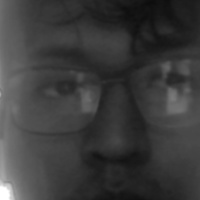
#> input picture Backend/src/Desconocidos/desconocido_2025-10-12_11-49-30.jpg, 200 x 200 px, given in place of the camera
$ python captura_rostros.py ../src/Desconocidos/desconocido_2025-10-12_11-49-30.jpg
#> lines starting #> are read from the running program, lines starting #| are printed output that depends on the picture
import cv2
import os
import imutils
import sys
import hashlib
import mysql.connector
import subprocess
import numpy as np
from datetime import datetime

# ==============================================
# 🔧 Conexión a base de datos
# ==============================================
def get_connection():
    return mysql.connector.connect(
        host="localhost",
        user="root",
        password="211221",
        database="dbia"
    )

# ==============================================
# 📂 Rutas y configuración
# ==============================================
BASE_DIR = os.path.dirname(os.path.dirname(os.path.abspath(__file__)))
dataPath = os.path.join(BASE_DIR, "output", "2025-1")
MAX_FOTOS = 150

# ==============================================
# 🧍‍♂️ Código del estudiante
# ==============================================
if len(sys.argv) > 1:
    codigo_estudiante = sys.argv[1]
else:
    print("⚠️ No se recibió código de estudiante. Se usará 'desconocido'.")
    codigo_estudiante = "desconocido"

personPath = os.path.join(dataPath, codigo_estudiante)
os.makedirs(personPath, exist_ok=True)

print(f"📁 Carpeta lista para el dataset: {personPath}")

# ==============================================
# 🎥 Iniciar cámara
# ==============================================
cap = cv2.VideoCapture(0, cv2.CAP_DSHOW)
if not cap.isOpened():
    print("❌ ERROR: No se pudo acceder a la cámara.")
    sys.exit()

# ==============================================
# 🤖 Clasificador y detección de rostros
# ==============================================
faceClassif = cv2.CascadeClassifier(
    cv2.data.haarcascades + 'haarcascade_frontalface_default.xml'
)

# ==============================================
# 🧠 Variables de control
# ==============================================
count = 0
hash_md5 = hashlib.md5()
capturas_validas = 0
ult_centro = None  # Para verificar estabilidad del rostro

print(f"\n📸 Iniciando captura precisa de {MAX_FOTOS} imágenes para {codigo_estudiante}...\n")
print("👉 Mantén tu rostro centrado y estable frente a la cámara.")

# ==============================================
# 🔁 Bucle principal de captura
# ==============================================
while True:
    ret, frame = cap.read()
#> frame is the input picture: shape (200, 200, 3); min 13, max 255, mean 59.7
    if not ret:
        print("❌ No se pudo leer el frame de la cámara.")
        break

    frame = imutils.resize(frame, width=900)
#> frame: shape (900, 900, 3)
    gray = cv2.cvtColor(frame, cv2.COLOR_BGR2GRAY)
    gray = cv2.equalizeHist(gray)
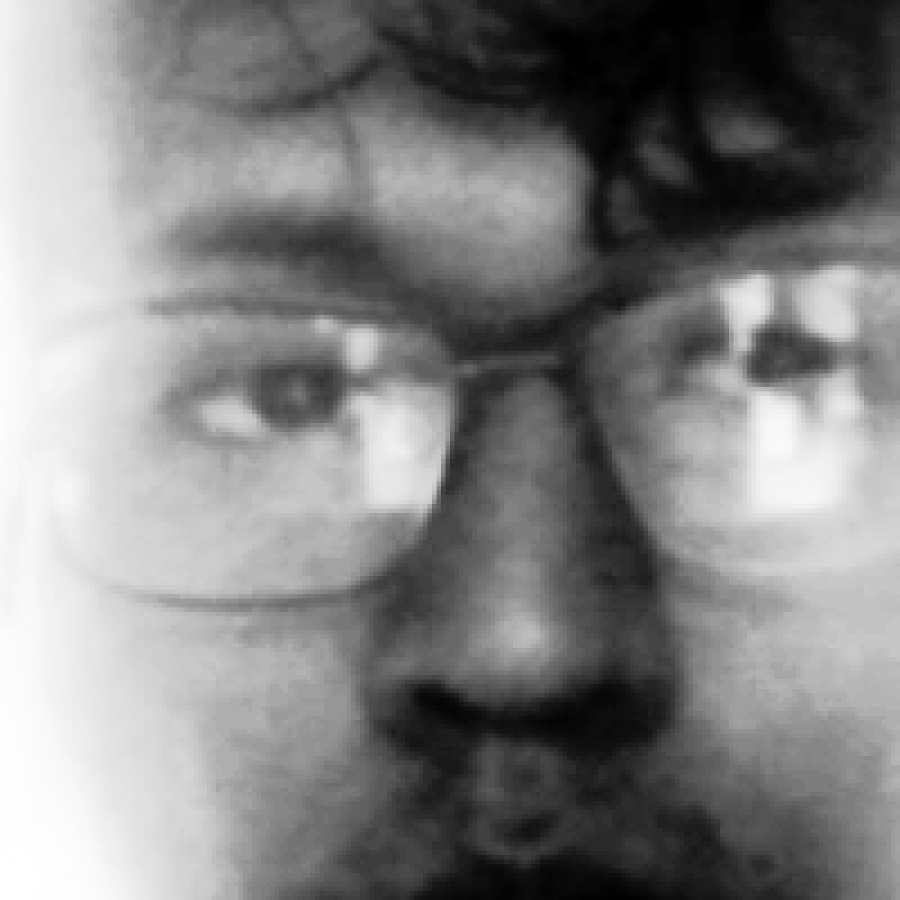
#> gray: shape (900, 900); min 0, max 255, mean 129.1

    # Detección de rostros con mayor precisión
    faces = faceClassif.detectMultiScale(
        gray,
        scaleFactor=1.05,   # más sensible
        minNeighbors=6,     # menos falsos positivos
        minSize=(100, 100)
    )
#> faces = ()

    auxFrame = frame.copy()

    for (x, y, w, h) in faces:
        # Filtrar rostros que no estén centrados o que cambien mucho de posición
        centro_actual = (x + w // 2, y + h // 2)
        if ult_centro:
            dist = np.linalg.norm(np.array(centro_actual) - np.array(ult_centro))
            if dist > 40:  # el rostro se movió mucho, no capturar
                cv2.putText(frame, "⚠️ Mueve menos tu rostro", (20, 40),
                            cv2.FONT_HERSHEY_SIMPLEX, 0.7, (0, 0, 255), 2)
                ult_centro = centro_actual
                continue
        ult_centro = centro_actual

        # Dibujar marco
        cv2.rectangle(frame, (x, y), (x + w, y + h), (0, 255, 0), 2)

        rostro = auxFrame[y:y + h, x:x + w]
        rostro = cv2.resize(rostro, (200, 200), interpolation=cv2.INTER_CUBIC)

        # Validar iluminación: evitar capturas muy oscuras
        brillo = np.mean(cv2.cvtColor(rostro, cv2.COLOR_BGR2HSV)[:, :, 2])
        if brillo < 60:
            cv2.putText(frame, "⚠️ Iluminación insuficiente", (20, 70),
                        cv2.FONT_HERSHEY_SIMPLEX, 0.7, (0, 165, 255), 2)
            continue

        # Guardar imagen
        nombre_archivo = f'rostro_{count}.jpg'
        ruta_completa = os.path.join(personPath, nombre_archivo)
        cv2.imwrite(ruta_completa, rostro)

        # Generar hash
        with open(ruta_completa, "rb") as f:
            hash_md5.update(f.read())

        count += 1
        capturas_validas += 1

        cv2.putText(frame, f"Captura: {count}/{MAX_FOTOS}", (20, 100),
                    cv2.FONT_HERSHEY_SIMPLEX, 0.8, (0, 255, 0), 2)

        # Esperar un momento para evitar fotos repetidas iguales
        cv2.waitKey(80)
#> this loop made 0 passes
#> after the loop, capturas_validas = 0; count = 0

    cv2.imshow('📷 Capturando Rostros', frame)

    k = cv2.waitKey(1)
#> (key Esc is pressed here)
    if k == 27 or count >= MAX_FOTOS:
        break

# ==============================================
# 🧹 Limpieza
# ==============================================
cap.release()
cv2.destroyAllWindows()

print(f"\n💾 Guardando registro ({capturas_validas} imágenes válidas) en la base de datos...")
#> (printed output is left out)

# ==============================================
# 🗄️ Registrar en base de datos
# ==============================================
conn = None
try:
#> (the run stopped early here; a loop or call above may not have finished)

$ run again, on Backend/src/Desconocidos/desconocido_2025-10-12_12-36-35.jpg
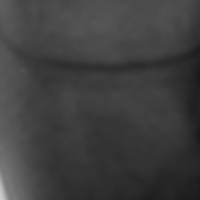
#> input picture Backend/src/Desconocidos/desconocido_2025-10-12_12-36-35.jpg, 200 x 200 px, given in place of the camera
#> frame is the input picture: shape (200, 200, 3); min 26, max 204, mean 63
#> `gray = cv2.equalizeHist(gray)`:
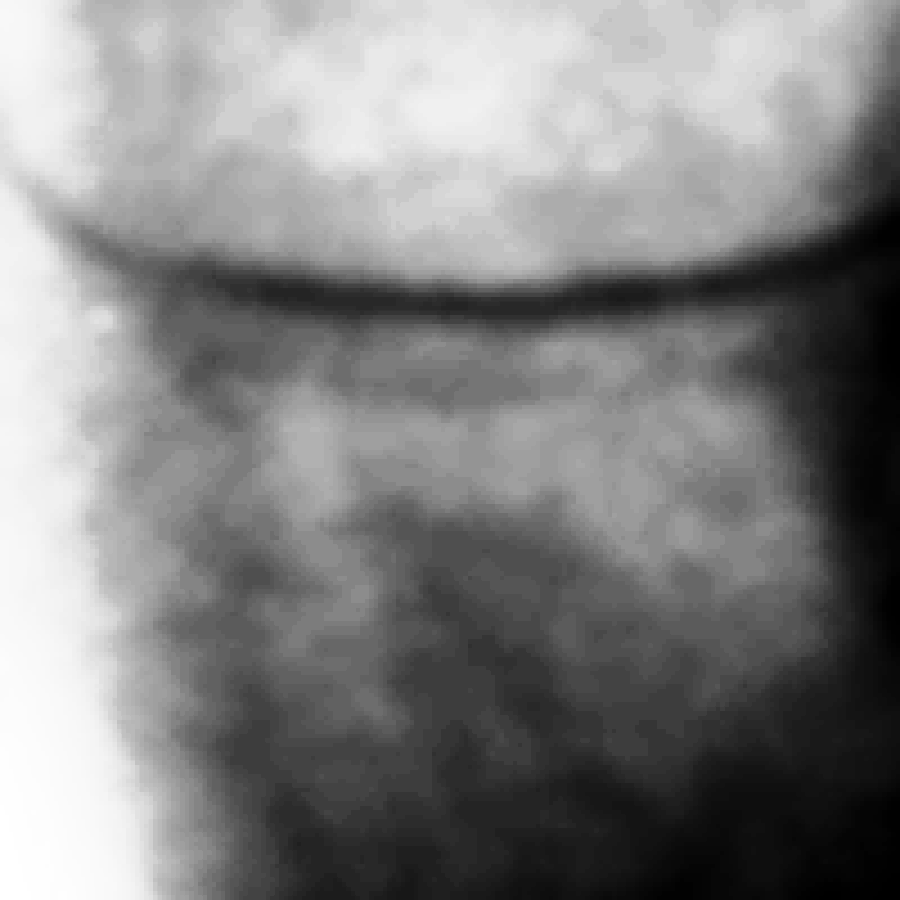
#> gray: shape (900, 900); min 0, max 255, mean 129.9
#> faces = [[44, 29, 819, 819]]
#> the loop `for (x, y, w, h) in faces:` made 1 pass
#> (x, y, w, h, brillo, nombre_archivo, count) on pass 1: (44, 29, 819, 819, 62.43, 'rostro_0.jpg', 1)
#> after the loop `for (x, y, w, h) in faces:`:
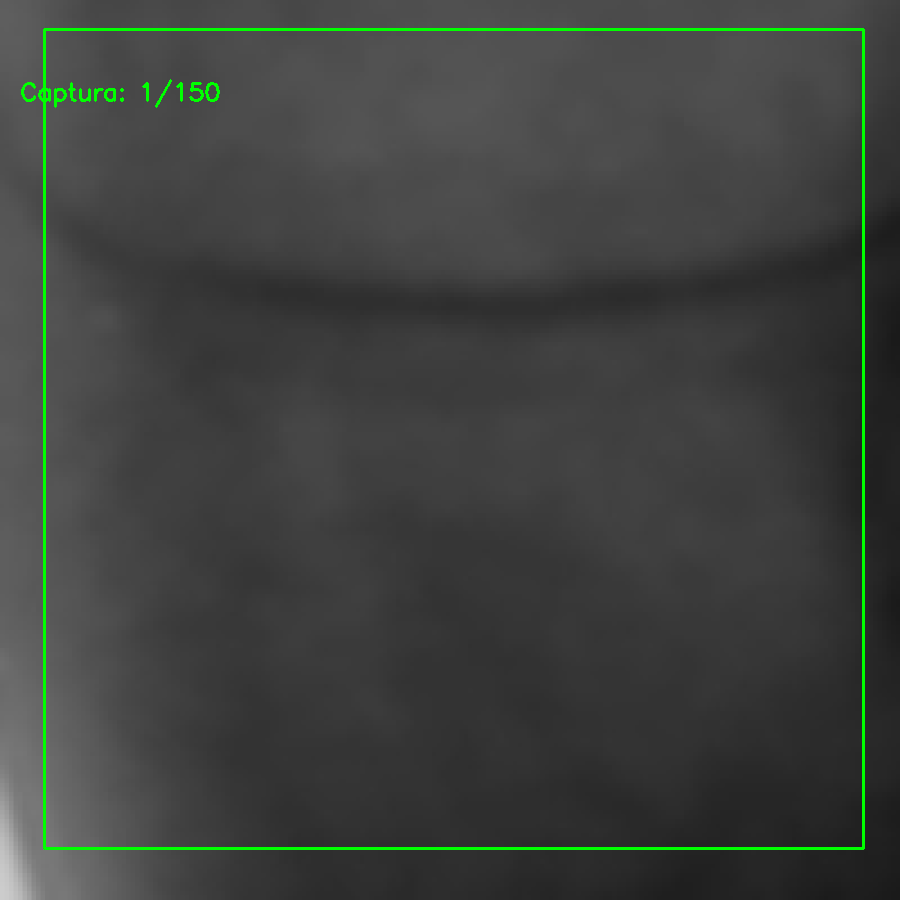
#> frame: shape (900, 900, 3); mean B, G, R 62.1, 65.6, 62.1
#> after the loop `for (x, y, w, h) in faces:`: capturas_validas = 1
#> (printed output is left out)

$ run again, on Backend/src/Desconocidos/desconocido_2025-10-12_12-36-36.jpg
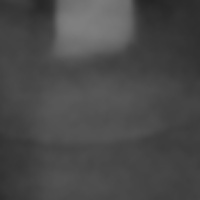
#> input picture Backend/src/Desconocidos/desconocido_2025-10-12_12-36-36.jpg, 200 x 200 px, given in place of the camera
#> frame is the input picture: shape (200, 200, 3); min 36, max 127, mean 73.1
#> `gray = cv2.equalizeHist(gray)`:
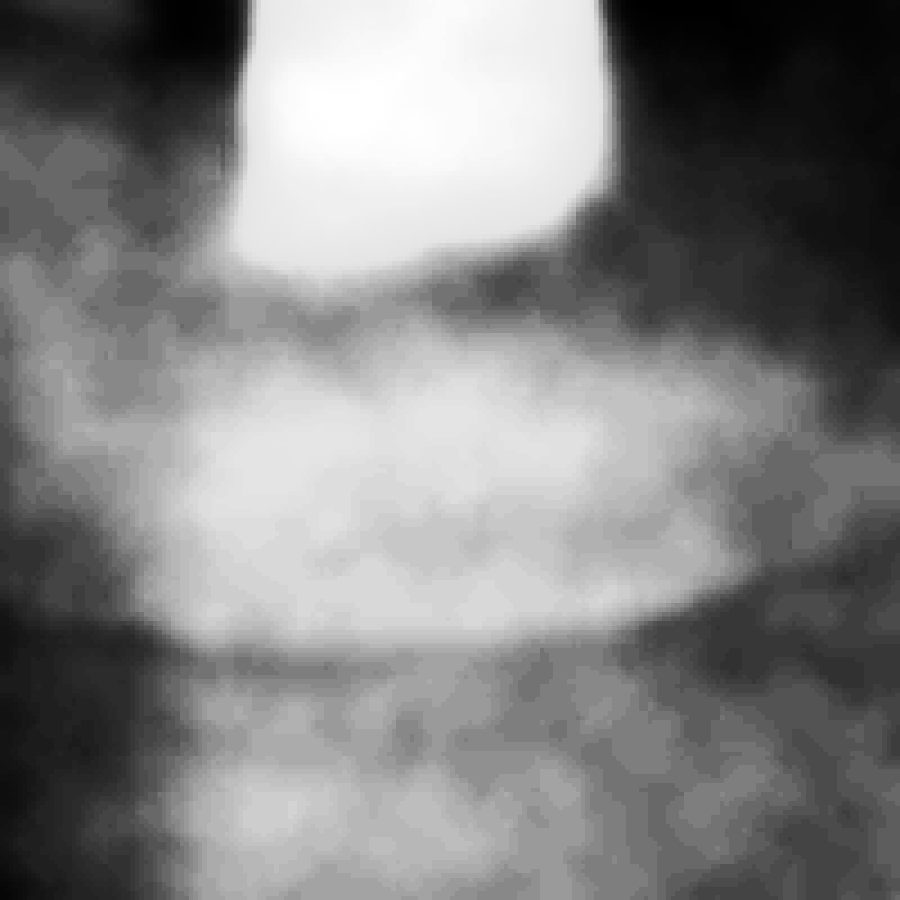
#> gray: shape (900, 900); min 0, max 255, mean 130.6
#> faces = [[76, 64, 705, 705]]
#> the loop `for (x, y, w, h) in faces:` made 1 pass
#> (x, y, w, h, brillo, nombre_archivo, count) on pass 1: (76, 64, 705, 705, 77.22, 'rostro_0.jpg', 1)
#> after the loop `for (x, y, w, h) in faces:`:
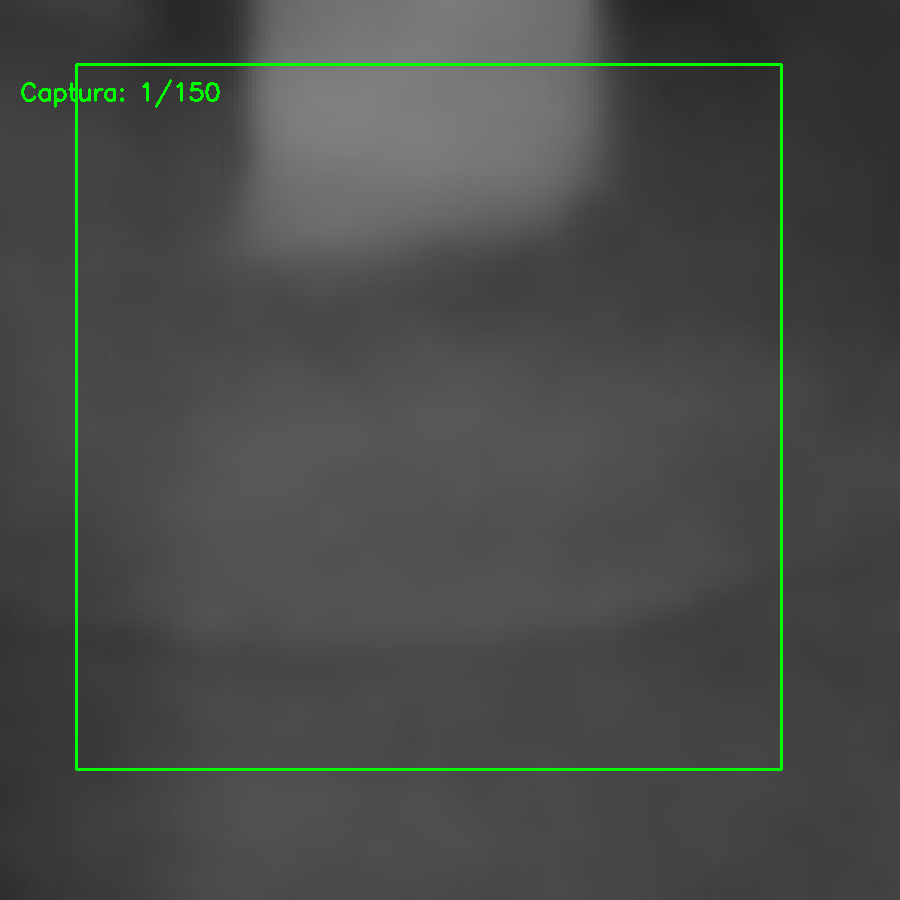
#> frame: shape (900, 900, 3); mean B, G, R 72.4, 75.4, 72.4
#> after the loop `for (x, y, w, h) in faces:`: capturas_validas = 1
#> (printed output is left out)
